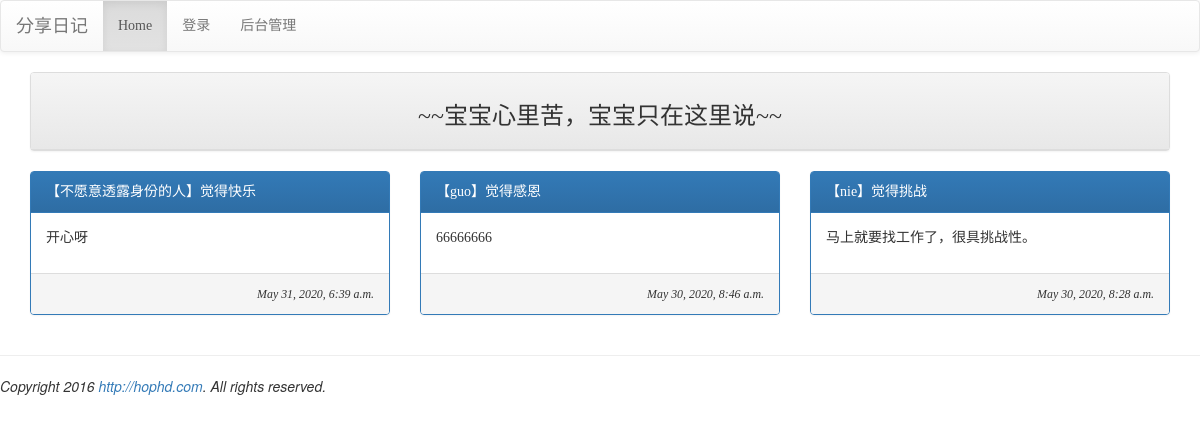
Page /list/ on the committed database.
### mysite/models.py (models this page shows, shortened)
class Post(models.Model):
    mood = models.ForeignKey('mood', on_delete=models.CASCADE)
    nickname = models.CharField(max_length=10, default='不愿意透露身份的人')
    message = models.TextField(null=False)
    del_pass = models.CharField(max_length=10)
    pub_time = models.DateTimeField(auto_now=True)
    enabled = models.BooleanField(default=False)

class Mood(models.Model):
    status = models.CharField(max_length=10, null=False)
    def __str__(self):
        return self.status

### mysite/views.py (the view)
# urls.py: path('list/', views.listing, name='list'),
def listing(request):
    posts = models.Post.objects.filter(enabled=True).order_by('-pub_time')[:150]
    moods = models.Mood.objects.all()
    return render(request, 'listing.html', locals())

### mysite/templates/listing.html (shortened to what this page needs)
{% extends 'base.html' %}
{% block content %}
    <div class="container">
        <div class="row">
            <div class="col-md-12">
                <div class="panel panel-default">
                    <div class="panel-heading" align="center">
                        <h3>~~宝宝心里苦，宝宝只在这里说~~</h3>
                    </div>
                </div>
            </div>
        </div>
        <div class="row">
            {% for post in posts %}
                <div class="col-sm-12 col-md-4">
                    <div class="panel panel-primary">
                        <div class="panel-heading">【{{ post.nickname }}】觉得{{ post.mood }}</div>
                        <div class="panel-body">{{ post.message | linebreaks }}</div>
                        <div class="panel-footer" align="right">
                            <i><small>{{ post.pub_time }}</small></i>
                        </div>
                    </div>
                </div>
            {% endfor %}
        </div>
    </div>
{% endblock %}

### mysite/templates/base.html (shortened to what this page needs)
<!DOCTYPE html>
<html>
<head>
<link rel="stylesheet" href="https://maxcdn.bootstrapcdn.com/bootstrap/3.3.6/css/bootstrap.min.css">
<link rel="stylesheet" href="https://maxcdn.bootstrapcdn.com/bootstrap/3.3.6/css/bootstrap-theme.min.css">
</head>
<body>
{% include "header.html" %}
{% block content %}{% endblock %}
{% include "footer.html" %}
</body>
</html>

### mysite/templates/header.html
<nav class='navbar navbar-default'>
    <div class='container-fluid'>
        <div class='navbar-header'>
            <div class='navbar-brand' align=center>
                分享日记
            </div>
        </div>
        <ul class='nav navbar-nav'>
            <li class='active'><a href='/'>Home</a></li>
            {% if username %}
                <li><a href="{% url 'userinfo' %}">个人资料</a></li>
                <li><a href="{% url 'post' %}">写日记</a></li>
                <li><a href="{% url 'contact' %}">联络管理员</a></li>
                <li><a href="{% url 'logout' %}">注销</a></li>
            {% else %}
                <li><a href="{% url 'login' %}">登录</a></li>
            {% endif %}
            <li><a href="/admin">后台管理</a></li>
        </ul>
    </div>
</nav>

### mysite/templates/footer.html
<hr>
{% load static %}
<em>Copyright 2016 <a href='http://hophd.com'>http://hophd.com</a>. All rights reserved.</em>

### mysite/templates/base.html (style rules this page uses)
h1, h2, h3, h4, h5, p, div { font-family: 微软雅黑; }

### rows in the picture
Post: nickname "不愿意透露身份的人", mood "快乐", message "开心呀", pub_time "May 31, 2020, 6:39 a.m."
Post: nickname "guo", mood "感恩", message "66666666", pub_time "May 30, 2020, 8:46 a.m."
Post: nickname "nie", mood "挑战", message "马上就要找工作了，很具挑战性。", pub_time "May 30, 2020, 8:28 a.m."
